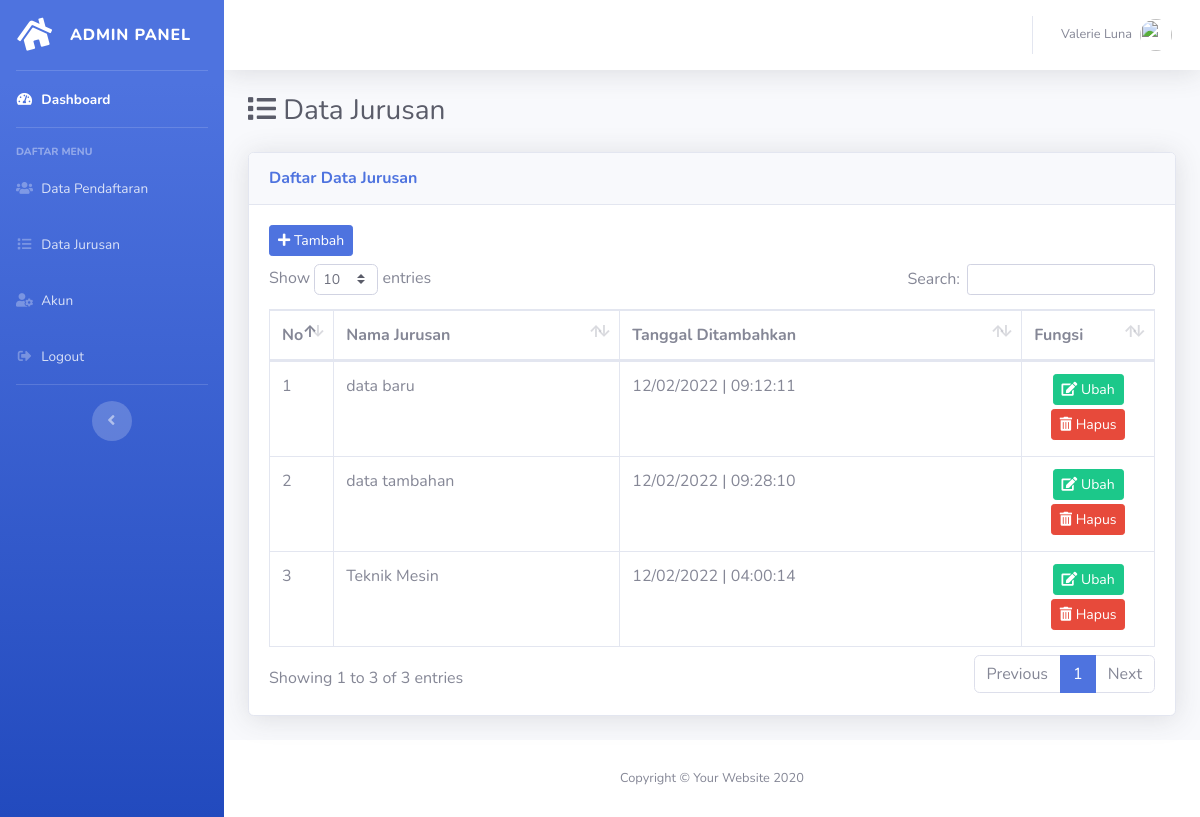
The page /admin/data-jurusan.php on the database as committed earlier.
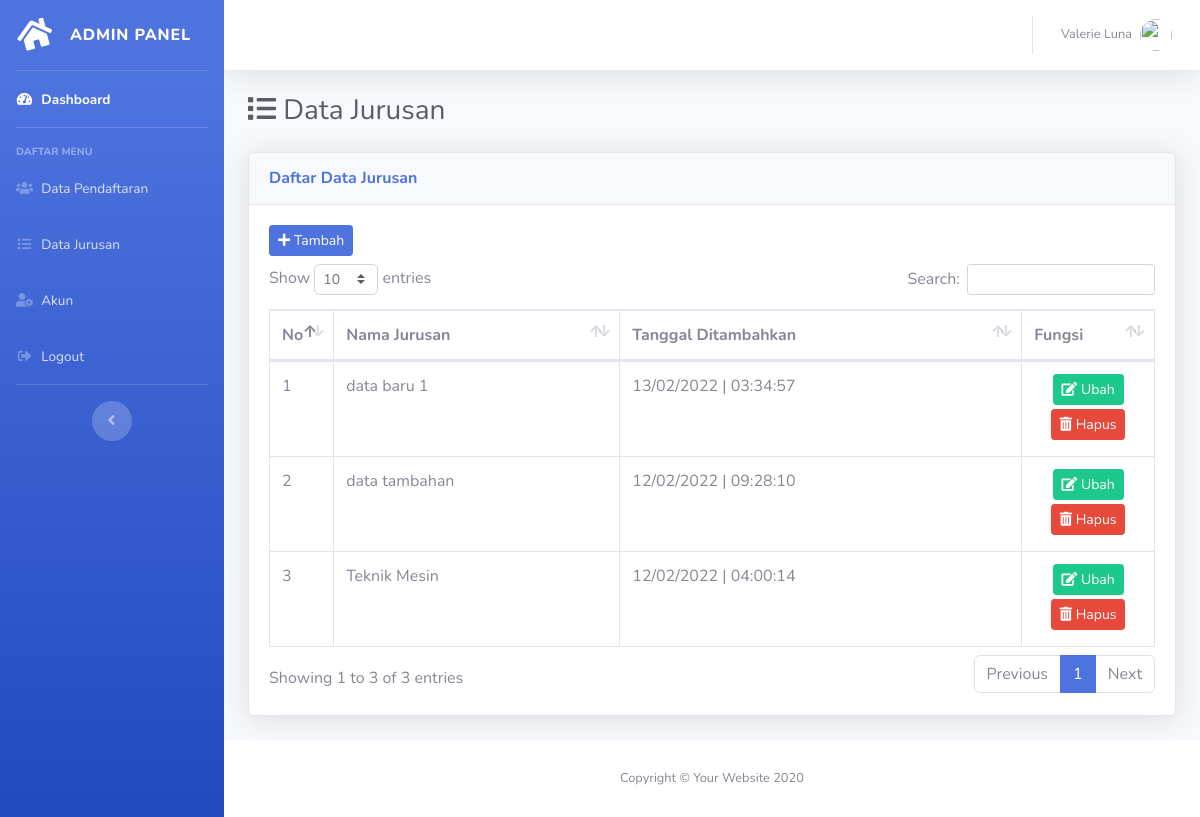
The same page on the database as committed later.
### tables this page shows
CREATE TABLE `tbl_jurusan` (
  `id_jurusan` int(11) NOT NULL,
  `nama_jurusan` varchar(50) NOT NULL,
  `tanggal_input` timestamp NOT NULL DEFAULT current_timestamp() ON UPDATE current_timestamp()
);

### admin/config/controller.php (called while the page is built, shortened)
<?php
function query($query)
{
    global $db;
    $result = mysqli_query($db, $query);
    $rows = [];
    while ($row = mysqli_fetch_assoc($result)) {
        $rows[] = $row;
    }
    return $rows;
}

### admin/data-jurusan.php (the view, shortened to what this page needs)
<?php
include 'layout/header.php';
$data_jurusan = query("SELECT * FROM tbl_jurusan ORDER BY id_jurusan DESC");
?>
<div class="container-fluid">
    <div class="d-sm-flex align-items-center justify-content-between mb-4">
        <h1 class="h3 mb-0 text-gray-800"><i class="fas fa-list"></i> Data Jurusan</h1>
    </div>
    <div class="card shadow mb-4">
        <div class="card-header py-3">
            <h6 class="m-0 font-weight-bold text-primary">Daftar Data Jurusan</h6>
        </div>
        <div class="card-body">
            <button type="button" class="btn btn-primary btn-sm mb-2" data-toggle="modal" data-target="#modalTambah"> <i class="fas fa-plus"></i> Tambah</button>
            <div class="table-responsive">
                <table class="table table-bordered" id="dataTable" width="100%" cellspacing="0">
                    <thead>
                        <tr>
                            <th width="1%">No</th>
                            <th>Nama Jurusan</th>
                            <th>Tanggal Ditambahkan</th>
                            <th>Fungsi</th>
                        </tr>
                    </thead>
                    <tbody>
                        <?php $no = 1; ?>
                        <?php foreach ($data_jurusan as $jurusan) : ?>
                            <tr>
                                <td><?= $no++; ?></td>
                                <td><?= $jurusan['nama_jurusan']; ?></td>
                                <td><?= date('d/m/Y | H:s:i', strtotime($jurusan['tanggal_input'])); ?></td>
                                <td width="15%" class="text-center">
                                    <button type="button" class="btn btn-success btn-sm mb-1" title="Ubah" data-toggle="modal" data-target="#modalUbah<?= $jurusan['id_jurusan']; ?>"><i class="fas fa-edit"></i> Ubah</button>
                                    <a href="hapus-jurusan.php?id_jurusan=<?= $jurusan['id_jurusan']; ?>" class="btn btn-danger btn-sm mb-1" title="Hapus" onclick="return confirm('Yakin Data Jurusan Akan Dihapus');"><i class="fas fa-trash-alt"></i> Hapus</a>
                                </td>
                            </tr>
                        <?php endforeach; ?>
                    </tbody>
                </table>
            </div>
        </div>
    </div>
    <?php include 'layout/footer.php'; ?>

Rows that differ between the two databases and show on the page:
changed tbl_jurusan: nama_jurusan "data baru" → "data baru 1"; tanggal_input "12/02/2022 | 09:12:11" → "13/02/2022 | 03:34:57"
